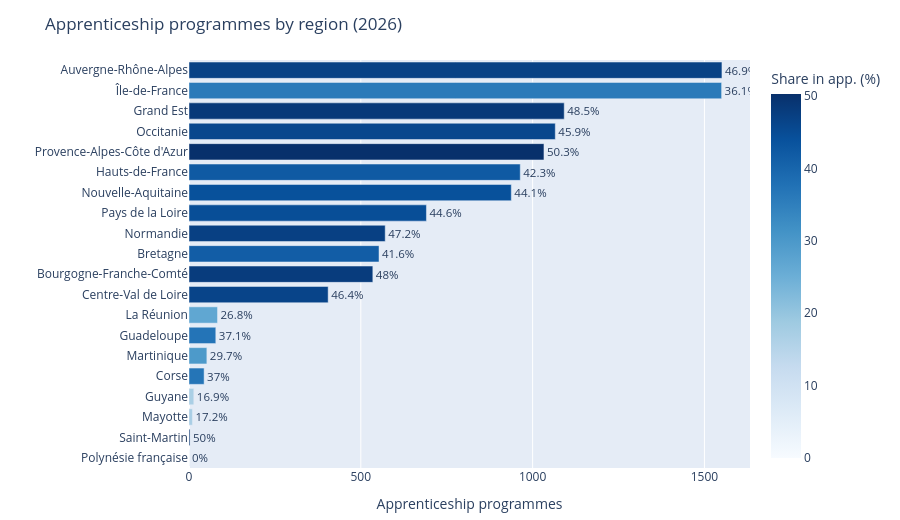

The cell this chart's notebook holds for it:
### Markdown cell above
**Reading.** In 2026, **BTS** programmes make up the bulk of apprenticeship on Parcoursup (9,142 of the 11,251 apprenticeship programmes, 81%) and 65.5% of all BTS can be followed as an apprentice. Some smaller types are almost entirely in apprenticeship (professional certifications, DEUST). At the opposite, business schools and university licences recruit almost no apprentices through Parcoursup: their apprenticeship tracks usually start later (third year, master) and are not listed there.

### Code cell
results["figs"]["q1_regions"].show()
results["q1"]["top_institutions"]

### Figure 1 — Plotly figure (JSON) as saved in the notebook; plotly's stock layout.template omitted (floating-point values rounded to 4 significant figures)
{"data": [{"hovertemplate": "Apprenticeship programmes=%{x}<br>=%{y}<br>Share in app. (%)=%{marker.color}<extra></extra>", "legendgroup": "", "marker": {"color": [0.0, 50.0, 17.2, 16.9, 37.0, 29.7, 37.1, 26.8, 46.4, 48.0, 41.6, 47.2, 44.6, 44.1, 42.3, 50.3, 45.9, 48.5, 36.1, 46.9], "coloraxis": "coloraxis", "pattern": {"shape": ""}}, "name": "", "orientation": "h", "showlegend": false, "text": [0.0, 50.0, 17.2, 16.9, 37.0, 29.7, 37.1, 26.8, 46.4, 48.0, 41.6, 47.2, 44.6, 44.1, 42.3, 50.3, 45.9, 48.5, 36.1, 46.9], "textposition": "outside", "texttemplate": "%{text}%", "type": "bar", "x": [0, 3, 10, 14, 44, 52, 78, 83, 405, 535, 553, 571, 691, 938, 964, 1033, 1066, 1092, 1550, 1551], "xaxis": "x", "y": ["Polynésie française", "Saint-Martin", "Mayotte", "Guyane", "Corse", "Martinique", "Guadeloupe", "La Réunion", "Centre-Val de Loire", "Bourgogne-Franche-Comté", "Bretagne", "Normandie", "Pays de la Loire", "Nouvelle-Aquitaine", "Hauts-de-France", "Provence-Alpes-Côte d'Azur", "Occitanie", "Grand Est", "Île-de-France", "Auvergne-Rhône-Alpes"], "yaxis": "y"}], "layout": {"barmode": "relative", "coloraxis": {"autocolorscale": false, "colorbar": {"title": {"text": "Share in app. (%)"}}, "colorscale": [[0.0, "rgb(247,251,255)"], [0.125, "rgb(222,235,247)"], [0.25, "rgb(198,219,239)"], [0.375, "rgb(158,202,225)"], [0.5, "rgb(107,174,214)"], [0.625, "rgb(66,146,198)"], [0.75, "rgb(33,113,181)"], [0.875, "rgb(8,81,156)"], [1.0, "rgb(8,48,107)"]]}, "height": 520, "legend": {"tracegroupgap": 0}, "margin": {"b": 10, "l": 10, "r": 40, "t": 60}, "title": {"text": "Apprenticeship programmes by region (2026)"}, "xaxis": {"anchor": "y", "domain": [0.0, 1.0], "title": {"text": "Apprenticeship programmes"}}, "yaxis": {"anchor": "x", "domain": [0.0, 1.0], "title": {"text": ""}}}}
